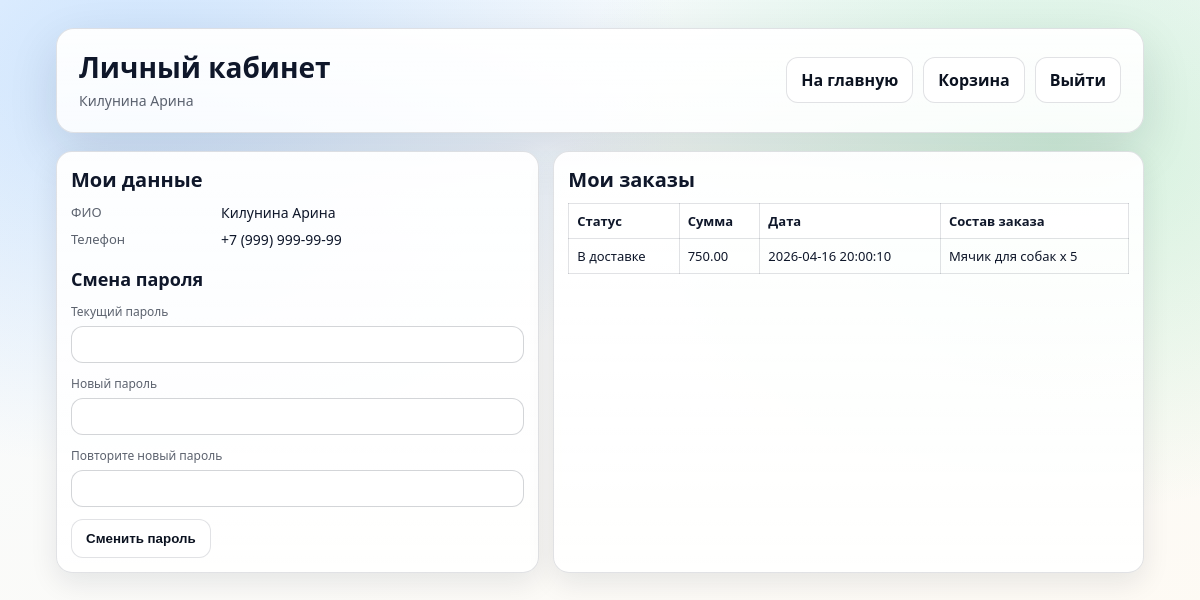
The app's page /pages/account.php (signed in) with its own data.
### tables this page shows
CREATE TABLE `orders` (
  `id` int NOT NULL,
  `user_id` int NOT NULL,
  `status` enum('access','in_delivery','ready') NOT NULL DEFAULT 'access',
  `total_price` decimal(10,2) NOT NULL,
  `order_date` datetime NOT NULL DEFAULT CURRENT_TIMESTAMP
);

CREATE TABLE `order_items` (
  `id` int NOT NULL,
  `order_id` int NOT NULL,
  `product_id` int NOT NULL,
  `quantity` int NOT NULL
);

CREATE TABLE `products` (
  `id` int NOT NULL,
  `name` varchar(255) NOT NULL,
  `category` varchar(255) NOT NULL,
  `price` decimal(10,2) NOT NULL,
  `imagePath` varchar(255) NOT NULL
);

### pages/account.php (the view, shortened to what this page needs)
<?php
    require_once __DIR__ . '/../settings/connect_database.php';
    $userId = (int)$_SESSION['user_id'];
    $fio = trim((string)($_SESSION['fio'] ?? ''));
    $phone = trim((string)($_SESSION['phone'] ?? ''));
    $orders = [];
    $orderItemsByOrderId = [];
    $ordersError = null;
    if (isset($mysqli_connection) && $mysqli_connection instanceof mysqli) {
        $sql = "SELECT `id`, `status`, `total_price`, `order_date` FROM `orders` WHERE `user_id` = ? ORDER BY `id` DESC";
        $query = $mysqli_connection->prepare($sql);
        if ($query) {
            $query->bind_param('i', $userId);
            $query->execute();
            $result = $query->get_result();
            if ($result) {
                while ($row = $result->fetch_assoc()) {
                    $orders[] = $row;
                }
            }
            if (!empty($orders)) {
                $orderIds = array_map(static function ($order) {
                    return (int)($order['id'] ?? 0);
                }, $orders);
                $orderIds = array_values(array_filter($orderIds, static function ($id) {
                    return $id > 0;
                }));
                if (!empty($orderIds)) {
                    $idsSql = implode(',', $orderIds);
                    $itemsSql = "SELECT oi.`order_id`, oi.`product_id`, oi.`quantity`, p.`name`
                                 FROM `order_items` oi
                                 LEFT JOIN `products` p ON p.`id` = oi.`product_id`
                                 WHERE oi.`order_id` IN ($idsSql)
                                 ORDER BY oi.`order_id` DESC, oi.`id` ASC";
                    $itemsResult = $mysqli_connection->query($itemsSql);
                    if ($itemsResult) {
                        while ($itemRow = $itemsResult->fetch_assoc()) {
                            $oid = (int)($itemRow['order_id'] ?? 0);
                            if (!isset($orderItemsByOrderId[$oid])) {
                                $orderItemsByOrderId[$oid] = [];
                            }
                            $orderItemsByOrderId[$oid][] = [
                                'product_id' => (int)($itemRow['product_id'] ?? 0),
                                'name' => (string)($itemRow['name'] ?? 'Товар удален'),
                                'quantity' => (int)($itemRow['quantity'] ?? 0),
                            ];
                        }
                    }
                }
            }
        } else {
            $ordersError = 'Не удалось подготовить запрос на загрузку заказов';
        }
    $statusLabels = [
        'access' => 'Принят',
        'in_delivery' => 'В доставке',
        'ready' => 'Завершен',
    ];
    } else {
        $ordersError = 'Нет подключения к базе данных';
    }
?>
<!DOCTYPE html>
<html lang="ru">
<head>
</head>
<body>
    <main class="container">
        <section class="header" aria-label="Шапка личного кабинета">
            <div>
                <h1>Личный кабинет</h1>
                <p class="muted">
                    <?= htmlspecialchars($fio !== '' ? $fio : 'Пользователь') ?>
                </p>
            </div>
            <div class="actions">
                <a class="btn btn-light" href="index.php">На главную</a>
                <a class="btn btn-light" href="cart.php">Корзина</a>
                <a class="btn btn-light" href="logout.php">Выйти</a>
            </div>
        </section>
        <section class="grid">
            <div class="card">
                <h2>Мои данные</h2>
                <div class="kv">
                    <div class="k">ФИО</div>
                    <div class="v"><?= htmlspecialchars($fio !== '' ? $fio : '-') ?></div>
                    <div class="k">Телефон</div>
                    <div class="v"><?= htmlspecialchars($phone !== '' ? $phone : '-') ?></div>
                </div>
                <h2 style="margin-top:18px;font-size:18px">Смена пароля</h2>
                <form method="POST" autocomplete="on">
                    <label for="current_password">Текущий пароль</label>
                    <input id="current_password" name="current_password" type="password" required>
                    <label for="new_password">Новый пароль</label>
                    <input id="new_password" name="new_password" type="password" required>
                    <label for="confirm_password">Повторите новый пароль</label>
                    <input id="confirm_password" name="confirm_password" type="password" required>
                    <div class="form-actions">
                        <button class="btn btn-light" type="submit">Сменить пароль</button>
                    </div>
                </form>
            </div>
            <div class="card">
                <h2>Мои заказы</h2>
                <?php if (!empty($ordersError)): ?>
                    <div class="error"><?= htmlspecialchars($ordersError) ?></div>
                <?php elseif (empty($orders)): ?>
                    <div class="empty">Пока нет заказов.</div>
                <?php else: ?>
                    <div class="table-wrap">
                        <table>
                            <thead>
                                <tr>
                                    <th>Статус</th>
                                    <th>Сумма</th>
                                    <th>Дата</th>
                                    <th>Состав заказа</th>
                                </tr>
                            </thead>
                            <tbody>
                                <?php foreach ($orders as $order): ?>
                                    <?php
                                        $orderId = (int)($order['id'] ?? 0);
                                        $statusCode = (string)($order['status'] ?? 'access');
                                        $statusRu = $statusLabels[$statusCode] ?? $statusCode;
                                        $items = $orderItemsByOrderId[$orderId] ?? [];
                                    ?>
                                    <tr>
                                        <td><?= htmlspecialchars($statusRu) ?></td>
                                        <td><?= htmlspecialchars((string)($order['total_price'] ?? 0)) ?></td>
                                        <td><?= htmlspecialchars((string)($order['order_date'] ?? '')) ?></td>
                                        <td>
                                            <?php if (empty($items)): ?>
                                                <span style="color:var(--muted)">Нет данных</span>
                                            <?php else: ?>
                                                <?php foreach ($items as $item): ?>
                                                    <div>
                                                        <?= htmlspecialchars($item['name']) ?>
                                                        x <?= (int)$item['quantity'] ?>
                                                    </div>
                                                <?php endforeach; ?>
                                            <?php endif; ?>
                                        </td>
                                    </tr>
                                <?php endforeach; ?>
                            </tbody>
                        </table>
                    </div>
                <?php endif; ?>
            </div>
        </section>
    </main>
</body>
</html>

### pages/account.php (style rules this page uses)
:root { --bg1:#f6fbff; --bg2:#fffaf2; --stroke:rgba(15, 23, 42, .12); --text:#0f172a; --muted:rgba(15, 23, 42, .68); --accent:#22c55e; --accent2:#60a5fa; --shadow:0 18px 50px rgba(15, 23, 42, .12); --radius:18px; }
* { box-sizing:border-box }
body { margin:0; font-family:system-ui, -apple-system, Segoe UI, Roboto, Arial, "Noto Sans", "Helvetica Neue", sans-serif; color:var(--text); background: radial-gradient(900px 650px at 12% 10%, rgba(96,165,250,.28), transparent 60%), radial-gradient(820px 620px at 88% 18%, rgba(34,197,94,.18), transparent 60%), linear-gradient(160deg, var(--bg1), var(--bg2)); min-height:100vh; }
.container { width:min(1120px, 100%); margin:0 auto; padding:28px 16px 36px; }
.header { border:1px solid var(--stroke); background:linear-gradient(180deg, rgba(255,255,255,.95), rgba(255,255,255,.86)); border-radius:var(--radius); box-shadow:var(--shadow); padding:22px; display:flex; align-items:center; justify-content:space-between; gap:14px; flex-wrap:wrap; }
h1 { margin:0;font-size:28px;line-height:1.2 }
.muted { margin:6px 0 0;color:var(--muted);font-size:14px }
.actions { display:flex;gap:10px;flex-wrap:wrap }
.btn { appearance:none; border:none; cursor:pointer; border-radius:12px; padding:11px 14px; font-weight:700; color:#0b1220; background:#e2e8f0; box-shadow:none; text-decoration:none; display:inline-flex; align-items:center; justify-content:center; }
.btn-light { background:#fff; border:1px solid var(--stroke); box-shadow:none; }
.grid { margin-top:18px; display:grid; grid-template-columns: 1fr; gap:14px; }
@media (min-width: 900px) { .grid { grid-template-columns: 0.9fr 1.1fr } }
.card { border:1px solid var(--stroke); background:linear-gradient(180deg, rgba(255,255,255,.95), rgba(255,255,255,.86)); border-radius:16px; box-shadow:0 10px 28px rgba(15, 23, 42, .09); padding:14px; }
h2 { margin:0 0 10px;font-size:20px }
.kv { display:grid;grid-template-columns: 140px 1fr;row-gap:8px;column-gap:10px }
.k { color:var(--muted);font-size:13px }
.v { font-size:14px }
.table-wrap { overflow:auto }
table { width:100%;border-collapse:collapse;font-size:13px }
th,td { border:1px solid var(--stroke);padding:8px;vertical-align:top }
th { background:rgba(255,255,255,.85);text-align:left }
label { display:block; font-size:12px; color:var(--muted); margin:12px 0 6px; }
input { width:100%; padding:10px 12px; border-radius:12px; border:1px solid rgba(15,23,42,.18); background:#fff; color:var(--text); outline:none; }
.form-actions { margin-top:12px; display:flex; gap:10px; flex-wrap:wrap; }

### records on screen
orders: status "В доставке", total_price "750.00", order_date "2026-04-16 20:00:10"
order_items: product.name "Мячик для собак", quantity "5"

### other values on screen
$fio !== '' ? $fio : 'Пользователь' "Килунина Арина"
$fio !== '' ? $fio : '-' "Килунина Арина"
$phone !== '' ? $phone : '-' "+7 (999) 999-99-99"
